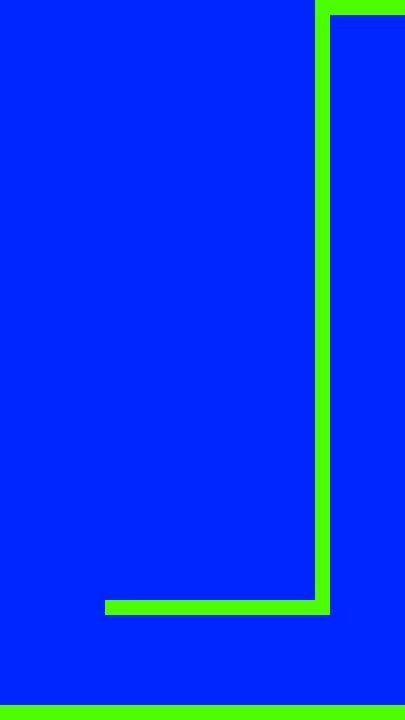

This game map was drawn from its Tiled (.tmx) file and the tilesets committed beside it. A one-line description and the full map source follow:
An orthogonal 27x48 tile map with 15x15 px tiles, 1 tile layer (Tile Layer 1), 2 tilesets and 5 objects.

<map version="1.0" tiledversion="1.1.5" orientation="orthogonal" renderorder="right-down" width="27" height="48" tilewidth="15" tileheight="15" infinite="0" nextobjectid="76">
 <tileset firstgid="1" name="tileset" tilewidth="15" tileheight="15" tilecount="10" columns="10">
  <image source="../gfx/tilesets/blocks.png" width="150" height="15" />
 </tileset>
 <tileset firstgid="11" name="button" tilewidth="15" tileheight="15" tilecount="1" columns="1">
  <image source="../gfx/images/button.png" width="15" height="15" />
 </tileset>
 <layer name="Tile Layer 1" width="27" height="48">
  <data encoding="csv">
8,8,8,8,8,8,8,8,8,8,8,8,8,8,8,8,8,8,8,8,8,6,6,6,6,6,6,
8,8,8,8,8,8,8,8,8,8,8,8,8,8,8,8,8,8,8,8,8,6,8,8,8,8,8,
8,8,8,8,8,8,8,8,8,8,8,8,8,8,8,8,8,8,8,8,8,6,8,8,8,8,8,
8,8,8,8,8,8,8,8,8,8,8,8,8,8,8,8,8,8,8,8,8,6,8,8,8,8,8,
8,8,8,8,8,8,8,8,8,8,8,8,8,8,8,8,8,8,8,8,8,6,8,8,8,8,8,
8,8,8,8,8,8,8,8,8,8,8,8,8,8,8,8,8,8,8,8,8,6,8,8,8,8,8,
8,8,8,8,8,8,8,8,8,8,8,8,8,8,8,8,8,8,8,8,8,6,8,8,8,8,8,
8,8,8,8,8,8,8,8,8,8,8,8,8,8,8,8,8,8,8,8,8,6,8,8,8,8,8,
8,8,8,8,8,8,8,8,8,8,8,8,8,8,8,8,8,8,8,8,8,6,8,8,8,8,8,
8,8,8,8,8,8,8,8,8,8,8,8,8,8,8,8,8,8,8,8,8,6,8,8,8,8,8,
8,8,8,8,8,8,8,8,8,8,8,8,8,8,8,8,8,8,8,8,8,6,8,8,8,8,8,
8,8,8,8,8,8,8,8,8,8,8,8,8,8,8,8,8,8,8,8,8,6,8,8,8,8,8,
8,8,8,8,8,8,8,8,8,8,8,8,8,8,8,8,8,8,8,8,8,6,8,8,8,8,8,
8,8,8,8,8,8,8,8,8,8,8,8,8,8,8,8,8,8,8,8,8,6,8,8,8,8,8,
8,8,8,8,8,8,8,8,8,8,8,8,8,8,8,8,8,8,8,8,8,6,8,8,8,8,8,
8,8,8,8,8,8,8,8,8,8,8,8,8,8,8,8,8,8,8,8,8,6,8,8,8,8,8,
8,8,8,8,8,8,8,8,8,8,8,8,8,8,8,8,8,8,8,8,8,6,8,8,8,8,8,
8,8,8,8,8,8,8,8,8,8,8,8,8,8,8,8,8,8,8,8,8,6,8,8,8,8,8,
8,8,8,8,8,8,8,8,8,8,8,8,8,8,8,8,8,8,8,8,8,6,8,8,8,8,8,
8,8,8,8,8,8,8,8,8,8,8,8,8,8,8,8,8,8,8,8,8,6,8,8,8,8,8,
8,8,8,8,8,8,8,8,8,8,8,8,8,8,8,8,8,8,8,8,8,6,8,8,8,8,8,
8,8,8,8,8,8,8,8,8,8,8,8,8,8,8,8,8,8,8,8,8,6,8,8,8,8,8,
8,8,8,8,8,8,8,8,8,8,8,8,8,8,8,8,8,8,8,8,8,6,8,8,8,8,8,
8,8,8,8,8,8,8,8,8,8,8,8,8,8,8,8,8,8,8,8,8,6,8,8,8,8,8,
8,8,8,8,8,8,8,8,8,8,8,8,8,8,8,8,8,8,8,8,8,6,8,8,8,8,8,
8,8,8,8,8,8,8,8,8,8,8,8,8,8,8,8,8,8,8,8,8,6,8,8,8,8,8,
8,8,8,8,8,8,8,8,8,8,8,8,8,8,8,8,8,8,8,8,8,6,8,8,8,8,8,
8,8,8,8,8,8,8,8,8,8,8,8,8,8,8,8,8,8,8,8,8,6,8,8,8,8,8,
8,8,8,8,8,8,8,8,8,8,8,8,8,8,8,8,8,8,8,8,8,6,8,8,8,8,8,
8,8,8,8,8,8,8,8,8,8,8,8,8,8,8,8,8,8,8,8,8,6,8,8,8,8,8,
8,8,8,8,8,8,8,8,8,8,8,8,8,8,8,8,8,8,8,8,8,6,8,8,8,8,8,
8,8,8,8,8,8,8,8,8,8,8,8,8,8,8,8,8,8,8,8,8,6,8,8,8,8,8,
8,8,8,8,8,8,8,8,8,8,8,8,8,8,8,8,8,8,8,8,8,6,8,8,8,8,8,
8,8,8,8,8,8,8,8,8,8,8,8,8,8,8,8,8,8,8,8,8,6,8,8,8,8,8,
8,8,8,8,8,8,8,8,8,8,8,8,8,8,8,8,8,8,8,8,8,6,8,8,8,8,8,
8,8,8,8,8,8,8,8,8,8,8,8,8,8,8,8,8,8,8,8,8,6,8,8,8,8,8,
8,8,8,8,8,8,8,8,8,8,8,8,8,8,8,8,8,8,8,8,8,6,8,8,8,8,8,
8,8,8,8,8,8,8,8,8,8,8,8,8,8,8,8,8,8,8,8,8,6,8,8,8,8,8,
8,8,8,8,8,8,8,8,8,8,8,8,8,8,8,8,8,8,8,8,8,6,8,8,8,8,8,
8,8,8,8,8,8,8,8,8,8,8,8,8,8,8,8,8,8,8,8,8,6,8,8,8,8,8,
8,8,8,8,8,8,8,6,6,6,6,6,6,6,6,6,6,6,6,6,6,6,8,8,8,8,8,
8,8,8,8,8,8,8,8,8,8,8,8,8,8,8,8,8,8,8,8,8,8,8,8,8,8,8,
8,8,8,8,8,8,8,8,8,8,8,8,8,8,8,8,8,8,8,8,8,8,8,8,8,8,8,
8,8,8,8,8,8,8,8,8,8,8,8,8,8,8,8,8,8,8,8,8,8,8,8,8,8,8,
8,8,8,8,8,8,8,8,8,8,8,8,8,8,8,8,8,8,8,8,8,8,8,8,8,8,8,
8,8,8,8,8,8,8,8,8,8,8,8,8,8,8,8,8,8,8,8,8,8,8,8,8,8,8,
8,8,8,8,8,8,8,8,8,8,8,8,8,8,8,8,8,8,8,8,8,8,8,8,8,8,8,
6,6,6,6,6,6,6,6,6,6,6,6,6,6,6,6,6,6,6,6,6,6,6,6,6,6,6
</data>
 </layer>
 <objectgroup name="collision">
  <object id="71" x="315" y="0" width="90" height="15" />
  <object id="72" x="315" y="15" width="15" height="600" />
  <object id="74" x="105" y="600" width="210" height="15" />
  <object id="75" x="0" y="705" width="405" height="15" />
 </objectgroup>
 <objectgroup name="Button">
  <object id="70" gid="11" x="270" y="600" width="15" height="15" />
 </objectgroup>
</map>
